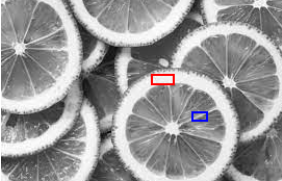
#> input picture image.jpg, 282 x 181 px
$ jupyter execute 'Flood Fill.ipynb'
#> lines starting #> are read from the running program, lines starting #| are printed output that depends on the picture
**FLOOD FILL ALGORITHM**

[cell 1]
import numpy as np
import cv2
from PIL import Image
import matplotlib.pyplot as plt

directions = [(-1, 0), (1, 0), (0, -1), (0, 1), (-1, -1), (-1, 1), (1, -1), (1, 1)] # 8 conneted neighbours

def is_pixel_valid(x, y, image, visited):
    return 0 <= x < image.shape[0] and 0 <= y < image.shape[1] and not visited[x, y]

def depth_first_search(image, x, y, visited, region, brightness_threshold=200):
    stack = [(x, y)]
    while stack:
        current_x, current_y = stack.pop()
        if is_pixel_valid(current_x, current_y, image, visited):
            visited[current_x, current_y] = True
            if image[current_x, current_y] > brightness_threshold:
                region.append((current_x, current_y))
                for direction_x, direction_y in directions:
                    stack.append((current_x + direction_x, current_y + direction_y))

def remove_hotspots(image, brightness_threshold=200, fill_value=0):
    visited = np.zeros_like(image, dtype=bool)

    for x in range(image.shape[0]):
        for y in range(image.shape[1]):
            if image[x, y] > brightness_threshold and not visited[x, y]:
                region = []
                depth_first_search(image, x, y, visited, region, brightness_threshold)
                for region_x, region_y in region:
                    image[region_x, region_y] = fill_value

    return image

image = cv2.imread("image.jpg", cv2.IMREAD_GRAYSCALE)
#> image: shape (181, 282); min 7, max 255, mean 151.8
processed_image = remove_hotspots(image)
#> the loop in remove_hotspots, `for x in range(image.shape[0]):` made 181 passes
#> after the loop in remove_hotspots, `for x in range(image.shape[0]):`:
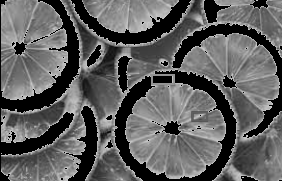
#> image: shape (181, 282); min 0, max 200, mean 94.2


result_image = Image.fromarray(processed_image)
plt.imshow(result_image, cmap="gray")
plt.show()

**FLOOD FILL WITH AREA CONTROL**

[cell 2]
import numpy as np
import cv2
from PIL import Image
import matplotlib.pyplot as plt

directions = [(-1, 0), (1, 0), (0, -1), (0, 1), (-1, -1), (-1, 1), (1, -1), (1, 1)]

def is_valid(x, y, image, visited):
    return 0 <= x < image.shape[0] and 0 <= y < image.shape[1] and not visited[x, y]

def dfs(image, x, y, visited, region, threshold=200):
    stack = [(x, y)]
    while stack:
        cx, cy = stack.pop()
        if is_valid(cx, cy, image, visited):
            visited[cx, cy] = True
            if image[cx, cy] > threshold:
                region.append((cx, cy))
                for dx, dy in directions:
                    stack.append((cx + dx, cy + dy))

def flood_fill(image, min_area=200, threshold=210, fill_value=0):
#> called with min_area = 200, threshold = 210, fill_value = 0
    visited = np.zeros_like(image, dtype=bool)

    for x in range(image.shape[0]):
        for y in range(image.shape[1]):
            if image[x, y] > threshold and not visited[x, y]:
                region = []
                dfs(image, x, y, visited, region, threshold)
                if len(region) >= min_area:
                    for rx, ry in region:
                        image[rx, ry] = fill_value
#> this loop made 181 passes
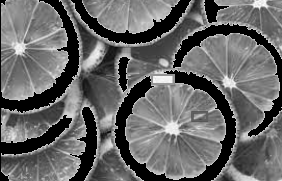
#> image: shape (181, 282); min 0, max 253, mean 102.4

    result_img = Image.fromarray(image)
    return image

image = cv2.imread("image.jpg",cv2.IMREAD_GRAYSCALE)
flood_filled_image = flood_fill(image)
result_img = Image.fromarray(flood_filled_image)
plt.imshow(result_img,cmap="gray")
